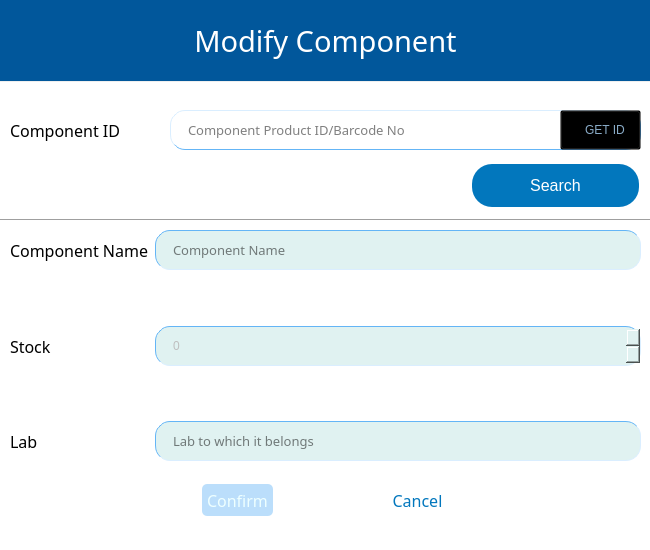
<?xml version="1.0" encoding="UTF-8"?>
<ui version="4.0">
 <class>modify_comp</class>
 <widget class="QWidget" name="modify_comp">
  <property name="geometry">
   <rect>
    <x>0</x>
    <y>0</y>
    <width>650</width>
    <height>550</height>
   </rect>
  </property>
  <property name="minimumSize">
   <size>
    <width>650</width>
    <height>550</height>
   </size>
  </property>
  <property name="maximumSize">
   <size>
    <width>650</width>
    <height>550</height>
   </size>
  </property>
  <property name="windowTitle">
   <string>Modify Component</string>
  </property>
  <widget class="QPushButton" name="confirmButton">
   <property name="enabled">
    <bool>false</bool>
   </property>
   <property name="geometry">
    <rect>
     <x>200</x>
     <y>480</y>
     <width>75</width>
     <height>40</height>
    </rect>
   </property>
   <property name="font">
    <font>
     <family>Slate For OnePlus Medium</family>
     <pointsize>-1</pointsize>
     <weight>7</weight>
     <italic>false</italic>
     <bold>false</bold>
    </font>
   </property>
   <property name="styleSheet">
    <string notr="true">#confirmButton{
	font: 57 8pt &quot;Slate For OnePlus Medium&quot;;
background-color:#0277BD;
    color: white;
    padding: 5px;
    text-align: center;
    font-size: 16px;
    margin: 4px 2px;
border-radius: 5px;
}
#confirmButton:hover{
background-color:#01579B;

}
#confirmButton:pressed{
background-color:#1A237E;
}
#confirmButton:disabled{
background-color:#bbdefb;
color: #eeffff;
}
</string>
   </property>
   <property name="text">
    <string>Confirm</string>
   </property>
  </widget>
  <widget class="QPushButton" name="cancelButton">
   <property name="geometry">
    <rect>
     <x>380</x>
     <y>480</y>
     <width>75</width>
     <height>40</height>
    </rect>
   </property>
   <property name="font">
    <font>
     <family>Slate For OnePlus Medium</family>
     <pointsize>-1</pointsize>
     <weight>7</weight>
     <italic>false</italic>
     <bold>false</bold>
    </font>
   </property>
   <property name="styleSheet">
    <string notr="true">#cancelButton{
background-color:white;
color:#0277BD;
	font: 57 8pt &quot;Slate For OnePlus Medium&quot;;
    color: #0277BD;
    padding: 5px;
    text-align: center;
    font-size: 16px;
    margin: 0px;
border-radius: 0px;
}
#cancelButton:hover{
background-color:#01579B;
	font: 87 8pt &quot;Roboto Black&quot;;
    color: white;
    padding: 5px;
    text-align: center;
    font-size: 16px;
    margin: 4px 2px;
border-radius: 5px;
}
#cancelButton:pressed{
background-color:#1A237E;
}</string>
   </property>
   <property name="text">
    <string>Cancel</string>
   </property>
   <property name="shortcut">
    <string>Esc</string>
   </property>
  </widget>
  <widget class="QWidget" name="formLayoutWidget">
   <property name="geometry">
    <rect>
     <x>10</x>
     <y>230</y>
     <width>631</width>
     <height>231</height>
    </rect>
   </property>
   <layout class="QFormLayout" name="formLayout">
    <property name="sizeConstraint">
     <enum>QLayout::SetDefaultConstraint</enum>
    </property>
    <item row="1" column="0">
     <widget class="QLabel" name="labelName">
      <property name="minimumSize">
       <size>
        <width>0</width>
        <height>40</height>
       </size>
      </property>
      <property name="font">
       <font>
        <family>Slate For OnePlus BK</family>
        <pointsize>12</pointsize>
        <weight>7</weight>
        <italic>false</italic>
        <bold>false</bold>
       </font>
      </property>
      <property name="styleSheet">
       <string notr="true">font: 57 12pt &quot;Slate For OnePlus BK&quot;;</string>
      </property>
      <property name="text">
       <string>Component Name</string>
      </property>
     </widget>
    </item>
    <item row="1" column="1">
     <widget class="QLineEdit" name="enterName">
      <property name="enabled">
       <bool>false</bool>
      </property>
      <property name="minimumSize">
       <size>
        <width>430</width>
        <height>40</height>
       </size>
      </property>
      <property name="font">
       <font>
        <family>Slate For OnePlus</family>
        <pointsize>10</pointsize>
        <weight>7</weight>
        <italic>false</italic>
        <bold>false</bold>
       </font>
      </property>
      <property name="styleSheet">
       <string notr="true">#enterName{
background-color: white;
border-color: #64B5F6;
border-style: outset;
border-width: 1px;
border-radius: 15px;
font: 57 10pt &quot;Slate For OnePlus&quot;;
padding: 6px;
padding-left: 15px;
}
#enterName:hover {
    border-style: inset;
}
#enterName:focus {
    background-color: #E3F2FD;
    border-style: inset;
}
#enterName:disabled {
    background-color: #e0f2f1;
    border-style: inset;
}</string>
      </property>
      <property name="placeholderText">
       <string>Component Name</string>
      </property>
      <property name="clearButtonEnabled">
       <bool>true</bool>
      </property>
     </widget>
    </item>
    <item row="2" column="0">
     <spacer name="verticalSpacer_2">
      <property name="orientation">
       <enum>Qt::Vertical</enum>
      </property>
      <property name="sizeHint" stdset="0">
       <size>
        <width>20</width>
        <height>40</height>
       </size>
      </property>
     </spacer>
    </item>
    <item row="3" column="0">
     <widget class="QLabel" name="labelStock">
      <property name="minimumSize">
       <size>
        <width>0</width>
        <height>40</height>
       </size>
      </property>
      <property name="font">
       <font>
        <family>Slate For OnePlus BK</family>
        <pointsize>12</pointsize>
        <weight>7</weight>
        <italic>false</italic>
        <bold>false</bold>
       </font>
      </property>
      <property name="styleSheet">
       <string notr="true">font: 57 12pt &quot;Slate For OnePlus BK&quot;;</string>
      </property>
      <property name="text">
       <string>Stock</string>
      </property>
     </widget>
    </item>
    <item row="3" column="1">
     <widget class="QSpinBox" name="spinStock">
      <property name="enabled">
       <bool>false</bool>
      </property>
      <property name="minimumSize">
       <size>
        <width>0</width>
        <height>40</height>
       </size>
      </property>
      <property name="styleSheet">
       <string notr="true">#spinStock{
background-color: white;
border-color: #64B5F6;
border-style: outset;
border-width: 1px;
border-radius: 15px;
font: 57 10pt &quot;Slate For OnePlus&quot;;
padding: 6px;
padding-left: 15px;
}
#spinStock:hover {
    border-style: inset;
}
#spinStock:focus {
    background-color: #E3F2FD;
    border-style: inset;
}
#spinStock:disabled {
    background-color: #e0f2f1;
    border-style: inset;
}
</string>
      </property>
      <property name="maximum">
       <number>1000000</number>
      </property>
     </widget>
    </item>
    <item row="4" column="0">
     <spacer name="verticalSpacer_3">
      <property name="orientation">
       <enum>Qt::Vertical</enum>
      </property>
      <property name="sizeHint" stdset="0">
       <size>
        <width>20</width>
        <height>40</height>
       </size>
      </property>
     </spacer>
    </item>
    <item row="5" column="0">
     <widget class="QLabel" name="labelLab">
      <property name="minimumSize">
       <size>
        <width>0</width>
        <height>40</height>
       </size>
      </property>
      <property name="font">
       <font>
        <family>Slate For OnePlus BK</family>
        <pointsize>12</pointsize>
        <weight>7</weight>
        <italic>false</italic>
        <bold>false</bold>
       </font>
      </property>
      <property name="styleSheet">
       <string notr="true">font: 57 12pt &quot;Slate For OnePlus BK&quot;;</string>
      </property>
      <property name="text">
       <string>Lab</string>
      </property>
     </widget>
    </item>
    <item row="5" column="1">
     <widget class="QLineEdit" name="enterLab">
      <property name="enabled">
       <bool>false</bool>
      </property>
      <property name="minimumSize">
       <size>
        <width>430</width>
        <height>40</height>
       </size>
      </property>
      <property name="font">
       <font>
        <family>Slate For OnePlus</family>
        <pointsize>10</pointsize>
        <weight>7</weight>
        <italic>false</italic>
        <bold>false</bold>
       </font>
      </property>
      <property name="styleSheet">
       <string notr="true">#enterLab{
background-color: white;
border-color: #64B5F6;
border-style: outset;
border-width: 1px;
border-radius: 15px;
font: 57 10pt &quot;Slate For OnePlus&quot;;
padding: 6px;
padding-left: 15px;
}
#enterLab:hover {
    border-style: inset;
}
#enterLab:focus {
    background-color: #E3F2FD;
    border-style: inset;
}
#enterLab:disabled {
    background-color: #e0f2f1;
    border-style: inset;
}</string>
      </property>
      <property name="inputMethodHints">
       <set>Qt::ImhNone</set>
      </property>
      <property name="placeholderText">
       <string>Lab to which it belongs</string>
      </property>
      <property name="clearButtonEnabled">
       <bool>true</bool>
      </property>
     </widget>
    </item>
   </layout>
  </widget>
  <widget class="QLabel" name="MAINLABEL">
   <property name="geometry">
    <rect>
     <x>0</x>
     <y>0</y>
     <width>651</width>
     <height>81</height>
    </rect>
   </property>
   <property name="font">
    <font>
     <family>Slate For OnePlus Medium</family>
     <pointsize>22</pointsize>
     <weight>7</weight>
     <italic>false</italic>
     <bold>false</bold>
    </font>
   </property>
   <property name="styleSheet">
    <string notr="true">font: 57 22pt &quot;Slate For OnePlus Medium&quot;;
color: #ffffff;
background-color:#01579B;</string>
   </property>
   <property name="text">
    <string>Modify Component</string>
   </property>
   <property name="alignment">
    <set>Qt::AlignCenter</set>
   </property>
  </widget>
  <widget class="QLabel" name="label_2">
   <property name="geometry">
    <rect>
     <x>-30</x>
     <y>82</y>
     <width>731</width>
     <height>551</height>
    </rect>
   </property>
   <property name="styleSheet">
    <string notr="true">background-color:#ffffff</string>
   </property>
   <property name="text">
    <string/>
   </property>
  </widget>
  <widget class="Line" name="line">
   <property name="geometry">
    <rect>
     <x>-30</x>
     <y>210</y>
     <width>731</width>
     <height>20</height>
    </rect>
   </property>
   <property name="orientation">
    <enum>Qt::Horizontal</enum>
   </property>
  </widget>
  <widget class="QPushButton" name="searchCid">
   <property name="geometry">
    <rect>
     <x>560</x>
     <y>110</y>
     <width>81</width>
     <height>40</height>
    </rect>
   </property>
   <property name="minimumSize">
    <size>
     <width>0</width>
     <height>40</height>
    </size>
   </property>
   <property name="styleSheet">
    <string notr="true">#searchCid{background-color: transparent;
border-color: transparent;
font: 57 10pt &quot;Slate For OnePlus Medium&quot;;
padding: 6px;
padding-left: 15px;
color:#8aacc8;
}
#searchCid:hover{
background-color: #003c8f;
border-color: #003c8f;
border-style: outset;
border-width: 1px;
border-radius: 15px;
font: 57 10pt &quot;Slate For OnePlus Medium&quot;;
padding: 6px;
padding-left: 15px;
color:white
}
#searchCid:pressed {
   background-color: #000051;
border-color: #000051;
border-style: outset;
border-width: 1px;
border-radius: 15px;
font: 57 10pt &quot;Slate For OnePlus Medium&quot;;
padding: 6px;
padding-left: 15px;
color:white
}</string>
   </property>
   <property name="text">
    <string>GET ID</string>
   </property>
  </widget>
  <widget class="QPushButton" name="searchButton">
   <property name="geometry">
    <rect>
     <x>470</x>
     <y>160</y>
     <width>171</width>
     <height>51</height>
    </rect>
   </property>
   <property name="minimumSize">
    <size>
     <width>0</width>
     <height>40</height>
    </size>
   </property>
   <property name="styleSheet">
    <string notr="true">#searchButton{
	font: 57 8pt &quot;Slate For OnePlus Medium&quot;;
background-color:#0277BD;
    color: white;
    padding: 5px;
    text-align: center;
    font-size: 16px;
    margin: 4px 2px;
border-radius: 20px;
}
#searchButton:hover{
background-color:#01579B;

}
#searchButton:pressed{
background-color:#1A237E;
}</string>
   </property>
   <property name="text">
    <string>Search</string>
   </property>
   <property name="shortcut">
    <string>Return</string>
   </property>
  </widget>
  <widget class="QLabel" name="labelCid">
   <property name="geometry">
    <rect>
     <x>10</x>
     <y>110</y>
     <width>121</width>
     <height>40</height>
    </rect>
   </property>
   <property name="minimumSize">
    <size>
     <width>0</width>
     <height>40</height>
    </size>
   </property>
   <property name="font">
    <font>
     <family>Slate For OnePlus BK</family>
     <pointsize>12</pointsize>
     <weight>7</weight>
     <italic>false</italic>
     <bold>false</bold>
    </font>
   </property>
   <property name="styleSheet">
    <string notr="true">font: 57 12pt &quot;Slate For OnePlus BK&quot;;</string>
   </property>
   <property name="text">
    <string>Component ID</string>
   </property>
  </widget>
  <widget class="QLineEdit" name="enterCid">
   <property name="geometry">
    <rect>
     <x>170</x>
     <y>110</y>
     <width>471</width>
     <height>40</height>
    </rect>
   </property>
   <property name="minimumSize">
    <size>
     <width>300</width>
     <height>40</height>
    </size>
   </property>
   <property name="font">
    <font>
     <family>Slate For OnePlus</family>
     <pointsize>10</pointsize>
     <weight>7</weight>
     <italic>false</italic>
     <bold>false</bold>
    </font>
   </property>
   <property name="styleSheet">
    <string notr="true">#enterCid{
background-color: white;
border-color: #64B5F6;
border-style: outset;
border-width: 1px;
border-radius: 15px;
font: 57 10pt &quot;Slate For OnePlus&quot;;
padding: 6px;
padding-left: 15px;

}
#enterCid:hover {
    border-style: inset;
}
#enterCid:focus {
    background-color: #E3F2FD;
    border-style: inset;
}</string>
   </property>
   <property name="placeholderText">
    <string>Component Product ID/Barcode No</string>
   </property>
   <property name="clearButtonEnabled">
    <bool>true</bool>
   </property>
  </widget>
  <zorder>label_2</zorder>
  <zorder>confirmButton</zorder>
  <zorder>cancelButton</zorder>
  <zorder>formLayoutWidget</zorder>
  <zorder>MAINLABEL</zorder>
  <zorder>line</zorder>
  <zorder>searchButton</zorder>
  <zorder>labelCid</zorder>
  <zorder>enterCid</zorder>
  <zorder>searchCid</zorder>
 </widget>
 <resources/>
 <connections/>
</ui>
